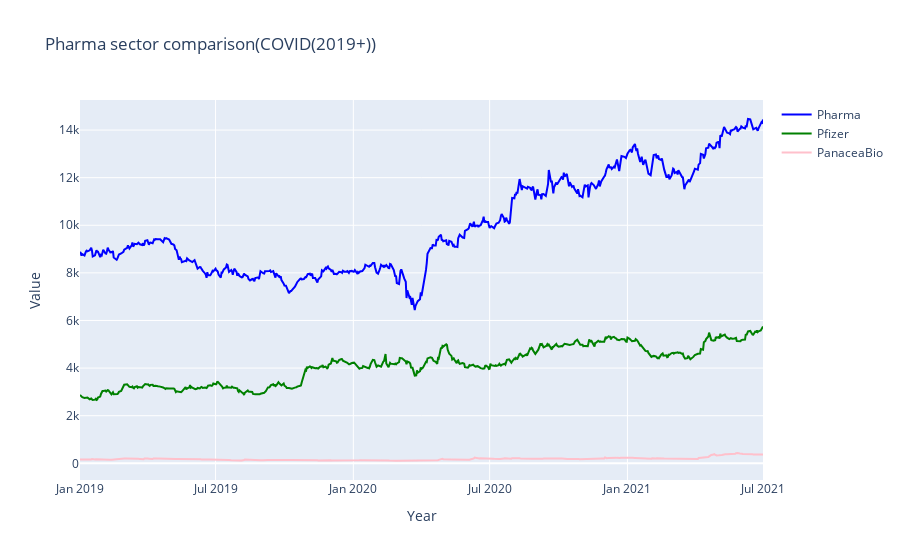

The notebook cell this image was saved under:
### Markdown cell above
## Trend during Covid (2019+) for PHARMA SECTOR ( COMPARIZON OF companies with benchmark)

### Code cell
niftyPharma_covid = niftyPharma_df[niftyPharma_df['Date']>='2019-01-01']

fig = go.Figure()
        

fig.add_trace(go.Scatter(
         x=niftyPharma_covid['Date'],
         y=niftyPharma_covid['Close'],
        name='Pharma',
        line=dict(color='blue'),
    opacity=1))        

fig.add_trace(go.Scatter(
         x=pfizer_df[pfizer_df['Date']>='2019-01-01']['Date'],
         y=pfizer_df[pfizer_df['Date']>='2019-01-01']['Close'],
        name='Pfizer',
        line=dict(color='green'),
    opacity=1))

fig.add_trace(go.Scatter(
         x=panaceaBio_df[panaceaBio_df['Date']>='2019-01-01']['Date'],
         y=panaceaBio_df[panaceaBio_df['Date']>='2019-01-01']['Close'],
        name='PanaceaBio',
        line=dict(color='pink'),
    opacity=1))
    
fig.update_layout(title_text="Pharma sector comparison(COVID(2019+))", xaxis_title = 'Year', yaxis_title='Value')

fig.show()

### Figure 1 — Plotly figure (JSON) as saved in the notebook; plotly's stock layout.template omitted (floating-point values rounded to 4 significant figures; data arrays with more than 128 entries replaced by an {"elided": "..."} marker saying what was removed)
{"data": [{"line": {"color": "blue"}, "name": "Pharma", "opacity": 1, "type": "scatter", "x": {"elided": "620 str values"}, "y": {"elided": "620 float values"}}, {"line": {"color": "green"}, "name": "Pfizer", "opacity": 1, "type": "scatter", "x": {"elided": "620 str values"}, "y": {"elided": "620 float values"}}, {"line": {"color": "pink"}, "name": "PanaceaBio", "opacity": 1, "type": "scatter", "x": {"elided": "610 str values"}, "y": {"elided": "610 float values"}}], "layout": {"title": {"text": "Pharma sector comparison(COVID(2019+))"}, "xaxis": {"title": {"text": "Year"}}, "yaxis": {"title": {"text": "Value"}}}}
